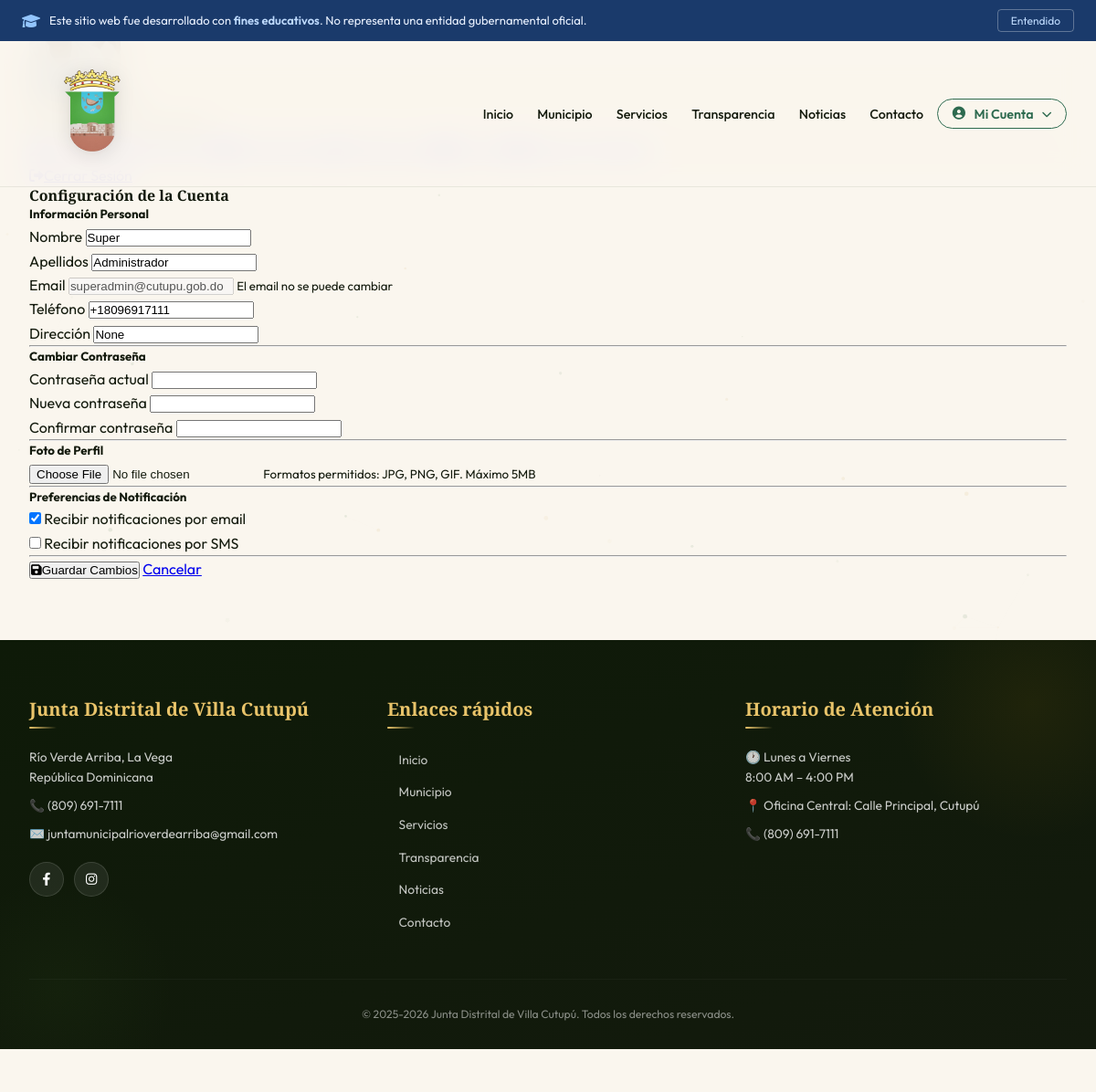
Screenshot of /mi-cuenta/configuracion (signed in) with the database file from the repository.
### models/usuario.py (models this page shows, shortened)
class Usuario(db.Model, UserMixin):
    __tablename__ = 'usuarios'
    id = db.Column(db.Integer, primary_key=True)
    email = db.Column(db.String(120), unique=True, nullable=False)
    password = db.Column(db.String(200), nullable=False)
    nombre = db.Column(db.String(100))
    apellidos = db.Column(db.String(100))
    nombre_completo = db.Column(db.String(150))
    cedula = db.Column(db.String(50))
    fecha_nacimiento = db.Column(db.String(50))
    direccion = db.Column(db.Text)
    telefono = db.Column(db.String(50))
    tipo = db.Column(db.String(50), default='ciudadano')
    rol = db.Column(db.String(50), nullable=True)  # Legacy: nombre del rol
    rol_id = db.Column(db.Integer, db.ForeignKey('roles.id'), nullable=True)
    rol_relacion = db.relationship('Rol', back_populates='usuarios', foreign_keys=[rol_id])
    foto_perfil = db.Column(db.String(500))  # legacy/local
    foto_perfil_url = db.Column(db.String(500), nullable=True)  # cloudinary
    foto_perfil_public_id = db.Column(db.String(200), nullable=True)
    google_id = db.Column(db.String(100), nullable=True, unique=True)
    activo = db.Column(db.Boolean, default=True)
    email_verificado = db.Column(db.Boolean, default=False)
    token_verificacion = db.Column(db.String(200), nullable=True)
    token_expiracion = db.Column(db.DateTime, nullable=True)
    notas_admin = db.Column(db.Text)
    notificaciones_email = db.Column(db.Boolean, default=True)
    notificaciones_whatsapp = db.Column(db.Boolean, default=False)
    fecha_registro = db.Column(db.DateTime, default=datetime.utcnow)
    ultimo_acceso = db.Column(db.DateTime)

### app.py (the view, shortened to what this page needs)
@app.route("/mi-cuenta/configuracion", methods=["GET", "POST"])
@login_required
def configuracion_cuenta():
    from models.usuario import Usuario
    email = session.get("user")
    if not email:
        flash("No hay sesión activa.", "error")
        return redirect(url_for("auth.login"))
    usuario = Usuario.query.filter_by(email=email).first()
    if not usuario:
        flash("Usuario no encontrado.", "error")
        return redirect(url_for("index"))
    return render_template("usuarios/configuracion.html", usuario=usuario)

### app.py (called while the page is built)
@app.after_request
def set_performance_headers(response):
    response.headers['X-Content-Type-Options'] = 'nosniff'
    response.headers['X-Frame-Options'] = 'SAMEORIGIN'
    response.headers['X-XSS-Protection'] = '1; mode=block'
    if request.path.startswith('/static/'):
        response.headers['Cache-Control'] = 'no-cache, no-store, must-revalidate, max-age=0'
        response.headers['Pragma'] = 'no-cache'
        response.headers['Expires'] = '0'
    elif response.content_type.startswith('text/html'):
        response.headers['Cache-Control'] = 'no-cache, no-store, must-revalidate, max-age=0'
        response.headers['Pragma'] = 'no-cache'
        response.headers['Expires'] = '0'
    return response

### auth.py (called while the page is built)
def esta_logueado():
    return "user" in session

def login_required(f):
    @wraps(f)
    def decorated_function(*args, **kwargs):
        if not esta_logueado():
            flash("🔐 Necesitas iniciar sesión.", "warning")
            return redirect(url_for("auth.login", next=request.url))
        return f(*args, **kwargs)
    return decorated_function

### models/configuracion.py (called while the page is built, shortened)
    @classmethod
    def get(cls, clave, default=None):
        if clave in cls._cache:
            return cls._cache[clave]

### models/menu_item.py (called while the page is built)
    @staticmethod
    def obtener_menu_completo():
        return MenuItem.query.filter_by(padre_id=None, activo=True)\
            .order_by(MenuItem.orden).all()

### templates/usuarios/configuracion.html (shortened to what this page needs)
{% extends "base.html" %}
{% block content %}
<div class="container py-4">
    <div class="row">
        <div class="col-md-3">
            <div class="card shadow-sm mb-4">
                <div class="card-body">
                    <div class="text-center mb-3">
                        <h5 class="mt-2">{{ user_name }}</h5>
                        <p class="text-muted small">{{ user_email }}</p>
                    </div>
                    <div class="nav flex-column nav-pills">
                        <a class="nav-link" href="/mi-cuenta">
                        </a>
                        <a class="nav-link active" href="/mi-cuenta/configuracion">
                        </a>
                        <a class="nav-link" href="/mis-solicitudes">
                        </a>
                        <a class="nav-link" href="/mis-denuncias">
                        </a>
                        <a class="nav-link" href="/mis-citas">
                        </a>
                        <a class="nav-link" href="/mis-tramites">
                        </a>
                        <a class="nav-link text-danger" href="/logout">
                        </a>
                    </div>
                </div>
            </div>
        </div>
        <div class="col-md-9">
            <div class="card shadow-sm">
                <div class="card-header bg-white">
                    <h4 class="mb-0">Configuración de la Cuenta</h4>
                </div>
                <div class="card-body">
                    <form method="POST" action="/mi-cuenta/configuracion" enctype="multipart/form-data">
                        <h5 class="mb-3">Información Personal</h5>
                        <div class="row mb-3">
                            <div class="col-md-6">
                                <label class="form-label">Nombre</label>
                                <input type="text" class="form-control" name="nombre" value="{{ usuario.nombre }}" required>
                            </div>
                            <div class="col-md-6">
                                <label class="form-label">Apellidos</label>
                                <input type="text" class="form-control" name="apellidos" value="{{ usuario.apellidos }}">
                            </div>
                        </div>
                        <div class="row mb-3">
                            <div class="col-md-6">
                                <label class="form-label">Email</label>
                                <input type="email" class="form-control" value="{{ usuario.email }}" disabled readonly>
                                <small class="text-muted">El email no se puede cambiar</small>
                            </div>
                            <div class="col-md-6">
                                <label class="form-label">Teléfono</label>
                                <input type="tel" class="form-control" name="telefono" value="{{ usuario.telefono }}">
                            </div>
                        </div>
                        <div class="mb-3">
                            <label class="form-label">Dirección</label>
                            <input type="text" class="form-control" name="direccion" value="{{ usuario.direccion }}">
                        </div>
                        <hr class="my-4">
                        <h5 class="mb-3">Cambiar Contraseña</h5>
                        <div class="row mb-3">
                            <div class="col-md-4">
                                <label class="form-label">Contraseña actual</label>
                                <input type="password" class="form-control" name="password_actual">
                            </div>
                            <div class="col-md-4">
                                <label class="form-label">Nueva contraseña</label>
                                <input type="password" class="form-control" name="password_nueva">
                            </div>
                            <div class="col-md-4">
                                <label class="form-label">Confirmar contraseña</label>
                                <input type="password" class="form-control" name="password_confirmar">
                            </div>
                        </div>
                        <hr class="my-4">
                        <h5 class="mb-3">Foto de Perfil</h5>
                        <div class="mb-3">
                            <input type="file" class="form-control" name="foto_perfil" accept="image/*">
                            <small class="text-muted">Formatos permitidos: JPG, PNG, GIF. Máximo 5MB</small>
                        </div>
                        <hr class="my-4">
                        <h5 class="mb-3">Preferencias de Notificación</h5>
                        <div class="mb-2">
                            <div class="form-check">
                                <input class="form-check-input" type="checkbox" name="notificaciones_email" id="notifEmail" checked>
                                <label class="form-check-label" for="notifEmail">
                                    Recibir notificaciones por email
                                </label>
                            </div>
                            <div class="form-check">
                                <input class="form-check-input" type="checkbox" name="notificaciones_sms" id="notifSMS">
                                <label class="form-check-label" for="notifSMS">
                                    Recibir notificaciones por SMS
                                </label>
                            </div>
                        </div>
                        <hr class="my-4">
                        <div class="d-flex justify-content-between">
                            <button type="submit" class="btn btn-primary">
                                <i class="fas fa-save me-2"></i>Guardar Cambios
                            </button>
                            <a href="/mi-cuenta" class="btn btn-outline-secondary">Cancelar</a>
                        </div>
                    </form>
                </div>
            </div>
        </div>
    </div>
</div>
{% endblock %}

### rows the page displays
Usuario: nombre "Super", apellidos "Administrador", email "superadmin@cutupu.gob.do", telefono "+18096917111", direccion "None"
